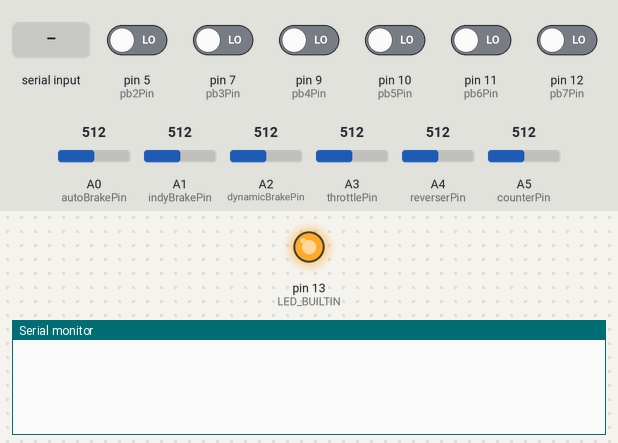
Bench run of a sketch on a simulated Arduino Uno, built with avr-gcc and run on an emulated ATmega328P. Parts: output pins drawn as LEDs (lit = HIGH), the last lines printed to the serial monitor. Inputs (shaded band) come from the test bench; at power-on: pin 5 (pb2Pin), pin 7 (pb3Pin), pin 9 (pb4Pin), pin 10 (pb5Pin), pin 11 (pb6Pin), pin 12 (pb7Pin) LOW, A0 (autoBrakePin) = 512, A1 (indyBrakePin) = 512, A2 (dynamicBrakePin) = 512, A3 (throttlePin) = 512, A4 (reverserPin) = 512, A5 (counterPin) = 512.

Above: at 1.2 s.
1.3 s: "r" received over Serial
At 2.1 s:
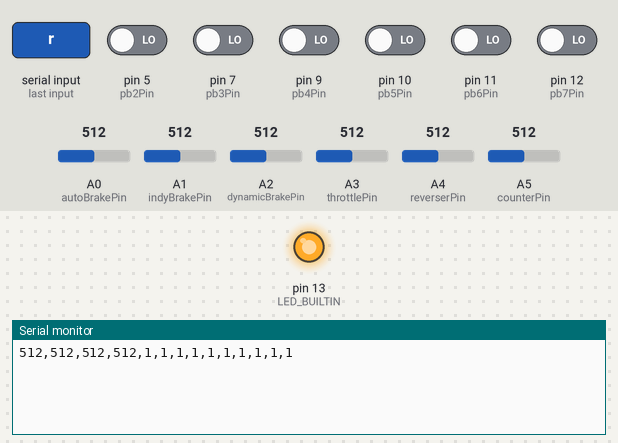
2.8 s: "I" received over Serial
At 3.2 s:
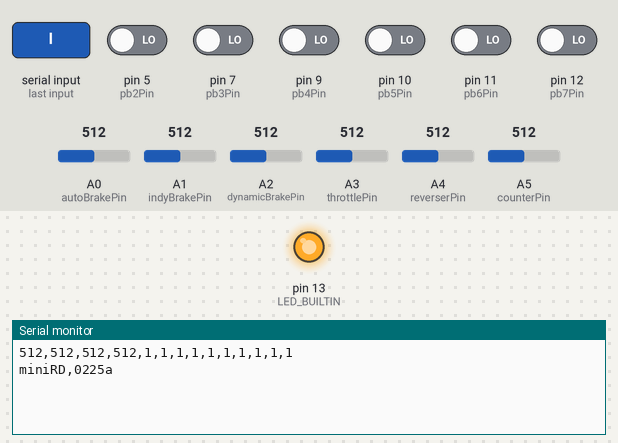

Measured:
- after the input at 1.3 s, the serial monitor: prints a new line at once (image 1)
- after the input at 2.8 s, the serial monitor: prints a new line at once (image 2)

The sketch:

miniRD_fw.ino
```cpp
#include <Arduino.h>

// "Firmware" version info
const String version = "0225a";

// Analog break-point values for three-way switch inputs
// The three way switches (reverse, counter) use a voltage divider to signal their positions.
// The values below define how we determine the switch positions.
const int low_bp = 250;
const int high_bp = 750;

// Hardware pin locations
// NOTE: The actual translation of these inputs to the UDP stream sent to the game client is defined in the
//   miniRD server code.
// These are specific to the model of Arduino/ESP board being used
int autoBrakePin = A0;
int indyBrakePin = A1;
int dynamicBrakePin = A2;
int throttlePin = A3;
int reverserPin = A4;
int counterPin = A5;
// generic "pb" names are used here, but the original intended functions are shown in comments
int pb0Pin = 0;   // Bail
int pb1Pin = 1;   // Horn
int pb2Pin = 5;   // Bell
int pb3Pin = 7;   // Front headlight
int pb4Pin = 9;   // Rear headlight
int pb5Pin = 10;  // Wiper toggle
int pb6Pin = 11;  // Sander
int pb7Pin = 12;  // Alerter

// Last known update value for analog inputs
int prev_auto_val = 0;
int prev_indy_val = 0;
int prev_dynamic_val = 0;
int prev_throttle_val = 0;

// Current value for analog inputs
int auto_val = 0;
int indy_val = 0;
int dynamic_val = 0;
int throttle_val = 0;
int reverser_val = 0;
int counter_val = 0;

// Enumerate reverser and counter (analog input) to integers
int reverser_pos, prev_reverser_pos = 1;  // 0 = reverse, 2 = neutral, 1 = fwd
int counter_pos, prev_counter_pos = 0;    // 2 = count down, 0 = center, 1 = count up (corresponds to Run8 API)

// pushbutton values (current and last)
bool pb0_val, pb0_lval = false;
bool pb1_val, pb1_lval = false;
bool pb2_val, pb2_lval = false;
bool pb3_val, pb3_lval = false;
bool pb4_val, pb4_lval = false;
bool pb5_val, pb5_lval = false;
bool pb6_val, pb6_lval = false;
bool pb7_val, pb7_lval = false;
unsigned long debounce_filter = 50; // Filter time in ms
unsigned long analog_filter = 50;
unsigned long pb0_time, pb1_time, pb2_time, pb3_time, pb4_time, pb5_time, pb6_time, pb7_time = 0;
unsigned long aut_time, ind_time, dyn_time, thr_time, rev_time, ctr_time = 0;

int incomingByte = 0; // for incoming serial data

void setup()
{
    Serial.begin(9600);
    pinMode(LED_BUILTIN, OUTPUT);
    digitalWrite(LED_BUILTIN, HIGH);
    pinMode(pb0Pin, INPUT);
    pinMode(pb1Pin, INPUT);
    pinMode(pb2Pin, INPUT);
    pinMode(pb3Pin, INPUT);
    pinMode(pb4Pin, INPUT);
    pinMode(pb5Pin, INPUT);
    pinMode(pb6Pin, INPUT);
    pinMode(pb7Pin, INPUT);
}

String scale(int input){
  int scaled_val = int(float(input-5)/1000 * 255);
  if (scaled_val > 255) {
    scaled_val = 255;
    }
  if (scaled_val < 0) {
    scaled_val = 0;
  }
  return String(scaled_val);
}

void loop()
{
  // Read analog channels, output scaled values between (0,255)
  auto_val = analogRead(autoBrakePin);
  if (auto_val != prev_auto_val) {
    if ((millis() - aut_time) > analog_filter){ // reduce noise
      prev_auto_val = auto_val;
      aut_time = millis();
    }
  }

  indy_val = analogRead(indyBrakePin);
    if (indy_val != prev_indy_val) {
    if ((millis() - ind_time) > analog_filter){ // reduce noise
      prev_indy_val = indy_val;
      ind_time = millis();
    }
  }

  dynamic_val = analogRead(dynamicBrakePin);
    if (dynamic_val != prev_dynamic_val) {
    if ((millis() - dyn_time) > analog_filter){ // reduce noise
      prev_dynamic_val = dynamic_val;
      dyn_time = millis();
    }
  }

  throttle_val = analogRead(throttlePin);
    if (throttle_val != prev_throttle_val) {
    if ((millis() - thr_time) > analog_filter){ // reduce noise
      prev_throttle_val = throttle_val;
      thr_time = millis();
    }
  }

  // Read toggle switches via analog inputs and enumerate to ints
  reverser_val = analogRead(reverserPin);
    if (reverser_val < low_bp) {
      reverser_pos = 0;
    } else if (reverser_val > high_bp) {
      reverser_pos = 2;
    } else {
      reverser_pos = 1;
    }
    if (reverser_pos != prev_reverser_pos) {
    if ((millis() - rev_time) > analog_filter){ // reduce noise
      prev_reverser_pos = reverser_pos;
      rev_time = millis();
    }
  }

  counter_val = analogRead(counterPin);
    if (counter_val < low_bp) {
      counter_pos = 2;
    } else if (counter_val > high_bp) {
      counter_pos = 0;
    } else {
      counter_pos = 1;
    }
    if (counter_pos != prev_counter_pos) {
    if ((millis() - ctr_time) > analog_filter){ // reduce noise
      prev_counter_pos = counter_pos;
      ctr_time = millis();
    }
  }

  // Read digital channels
  pb0_val = digitalRead(pb0Pin);
  if (pb0_val != pb0_lval){
    if ((millis() - pb0_time) > debounce_filter){ // debounce
      pb0_lval = pb0_val;
      pb0_time = millis();
    }
  }

  pb1_val = digitalRead(pb1Pin);
  if (pb1_val != pb1_lval){
    if ((millis() - pb1_time) > debounce_filter){ // debounce
      pb1_lval = pb1_val;
      pb1_time = millis();
    }
  }

  pb2_val = digitalRead(pb2Pin);
  if (pb2_val != pb2_lval){
    if ((millis() - pb2_time) > debounce_filter){ // debounce
      pb2_lval = pb2_val;
      pb2_time = millis();
    }
  }

  pb3_val = digitalRead(pb3Pin);
  if (pb3_val != pb3_lval){
    if ((millis() - pb3_time) > debounce_filter){ // debounce
      pb3_lval = pb3_val;
      pb3_time = millis();
    }
  }

  pb4_val = digitalRead(pb4Pin);
  if (pb4_val != pb4_lval){
    if ((millis() - pb4_time) > debounce_filter){ // debounce
      pb4_lval = pb4_val;
      pb4_time = millis();
    }
  }

  pb5_val = digitalRead(pb5Pin);
  if (pb5_val != pb5_lval){
    if ((millis() - pb5_time) > debounce_filter){ // debounce
      pb5_lval = pb5_val;
      pb5_time = millis();
    }
  }

  pb6_val = digitalRead(pb6Pin);
  if (pb6_val != pb6_lval){
    if ((millis() - pb6_time) > debounce_filter){ // debounce
      pb6_lval = pb6_val;
      pb6_time = millis();
    }
  }

  pb7_val = digitalRead(pb7Pin);
  if (pb7_val != pb7_lval){
    if ((millis() - pb7_time) > debounce_filter){ // debounce
      pb7_lval = pb7_val;
      pb7_time = millis();
    }
  }

  // Check to see if a status update request has been initiated from the host (daemon).
  // Return status of all inputs as a comma delimited string in the following order:
  // <auto_brake>, <indy_brake>, <dynamic_brake>, <throttle>, <reverser>, <counter>,
  // <bail_off>, <horn>, <bell>, <front_light>, <rear_light>, <wiper>, <sand>, <alerter>

  if (Serial.available() > 0) {
    incomingByte = Serial.read();
      if (incomingByte == 'r') {  // read request
        Serial.print(auto_val);
        Serial.print(",");
        Serial.print(indy_val);
        Serial.print(",");
        Serial.print(dynamic_val);
        Serial.print(",");
        Serial.print(throttle_val);
        Serial.print(",");
        Serial.print(reverser_pos);
        Serial.print(",");
        Serial.print(counter_pos);
        Serial.print(",");
        Serial.print(not(pb0_lval));
        Serial.print(",");
        Serial.print(not(pb1_lval));
        Serial.print(",");
        Serial.print(not(pb2_lval));
        Serial.print(",");
        Serial.print(not(pb3_lval));
        Serial.print(",");
        Serial.print(not(pb4_lval));
        Serial.print(",");
        Serial.print(not(pb5_lval));
        Serial.print(",");
        Serial.print(not(pb6_lval));
        Serial.print(",");
        Serial.println(not(pb7_lval));
        }
      else if (incomingByte == 'I') { // Identification request
        Serial.print("miniRD,");
        Serial.println(version);
      }
    }
}
```
